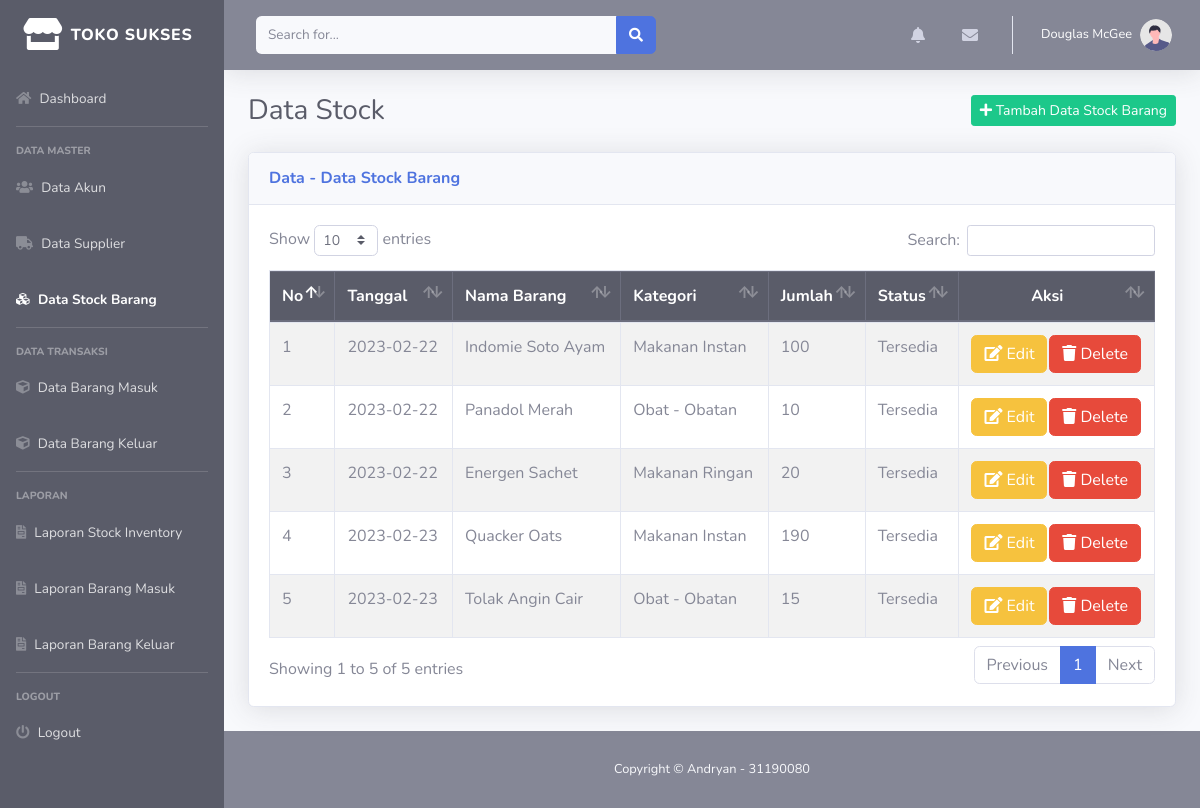
Screenshot of /stock.php (signed in) with the database file from the repository.
### tables this page shows
CREATE TABLE `data_stock` (
  `tanggal` date NOT NULL,
  `id_barang` int(11) NOT NULL,
  `nama_barang` varchar(45) NOT NULL,
  `kategori_barang` varchar(45) NOT NULL,
  `jumlah_stock` int(11) NOT NULL,
  `status_barang` varchar(45) NOT NULL
);

### stock.php (the view, shortened to what this page needs)
<?php
require 'function.php';
?>
<!DOCTYPE html>
<html lang="en">
<head>
    <link href="vendor/fontawesome-free/css/all.min.css" rel="stylesheet" type="text/css">
    <link href="css/sb-admin-2.min.css" rel="stylesheet">
    <link href="vendor/datatables/dataTables.bootstrap4.min.css" rel="stylesheet">
</head>
<body id="page-top">
    <div id="wrapper">
        <ul class="navbar-nav bg-dark sidebar sidebar-dark accordion" id="accordionSidebar">
            <a class="sidebar-brand d-flex align-items-center justify-content-center" href="index.php">
                <div class="sidebar-brand-icon">
                    <i class="fas fa-store"></i>
                </div>
                <div class="sidebar-brand-text mx-2">Toko Sukses</div>
            </a>
            <li class="nav-item">
                <a class="nav-link" href="index.php">
                    <i class="fas fa-home"></i>
                    <span>Dashboard</span></a>
            </li>
            <hr class="sidebar-divider">
            <div class="sidebar-heading">
                Data Master
            </div>
            <li class="nav-item">
                <a class="nav-link" href="akun.php">
                    <i class="fas fa-users"></i>
                    <span>Data Akun</span></a>
            </li>
            <li class="nav-item">
                <a class="nav-link" href="supplier.php">
                    <i class="fas fa-truck"></i>
                    <span>Data Supplier</span></a>
            </li>
            <li class="nav-item active">
                <a class="nav-link" href="stock.php">
                    <i class="fas fa-cubes"></i>
                    <span>Data Stock Barang</span></a>
            </li>
            <hr class="sidebar-divider">
            <div class="sidebar-heading">
                Data Transaksi
            </div>
            <li class="nav-item">
                <a class="nav-link" href="barang_masuk.php">
                    <i class="fas fa-cube"></i>
                    <span>Data Barang Masuk</span></a>
            </li>
            <li class="nav-item">
                <a class="nav-link" href="barang_keluar.php">
                    <i class="fas fa-cube"></i>
                    <span>Data Barang Keluar</span></a>
            </li>
            <hr class="sidebar-divider">
            <div class="sidebar-heading">
                Laporan
            </div>
            <li class="nav-item">
                <a class="nav-link" href="">
                    <i class="fas fa-file-invoice"></i>
                    <span>Laporan Stock Inventory</span></a>
            </li>
            <li class="nav-item">
                <a class="nav-link" href="">
                    <i class="fas fa-file-invoice"></i>
                    <span>Laporan Barang Masuk</span></a>
            </li>
            <li class="nav-item">
                <a class="nav-link" href="">
                    <i class="fas fa-file-invoice"></i>
                    <span>Laporan Barang Keluar</span></a>
            </li>
            <hr class="sidebar-divider">
            <div class="sidebar-heading">
                Logout
            </div>
            <li class="nav-item">
                <a class="nav-link" href="logout.php">
                    <i class="fas fa-power-off"></i>
                    <span>Logout</span></a>
            </li>
        </ul>
        <div id="content-wrapper" class="d-flex flex-column">
            <div id="content">
                <nav class="navbar navbar-expand navbar-light bg-secondary topbar mb-4 static-top shadow">
                    <form
                        class="d-none d-sm-inline-block form-inline mr-auto ml-md-3 my-2 my-md-0 mw-100 navbar-search">
                        <div class="input-group">
                            <input type="text" class="form-control bg-light border-0 small" placeholder="Search for..."
                                aria-label="Search" aria-describedby="basic-addon2">
                            <div class="input-group-append">
                                <button class="btn btn-primary" type="button">
                                    <i class="fas fa-search fa-sm"></i>
                                </button>
                            </div>
                        </div>
                    </form>
                    <ul class="navbar-nav ml-auto">
                        <li class="nav-item dropdown no-arrow mx-1">
                            <a class="nav-link dropdown-toggle" href="#" id="alertsDropdown" role="button"
                                data-toggle="dropdown" aria-haspopup="true" aria-expanded="false">
                                <i class="fas fa-bell fa-fw"></i>
                            </a>
                        </li>
                        <li class="nav-item dropdown no-arrow mx-1">
                            <a class="nav-link dropdown-toggle" href="#" id="messagesDropdown" role="button"
                                data-toggle="dropdown" aria-haspopup="true" aria-expanded="false">
                                <i class="fas fa-envelope fa-fw"></i>
                            </a>
                        </li>
                        <li class="nav-item dropdown no-arrow">
                            <a class="nav-link dropdown-toggle" href="#" id="userDropdown" role="button"
                                data-toggle="dropdown" aria-haspopup="true" aria-expanded="false">
                                <span class="mr-2 d-none d-lg-inline text-white small">Douglas McGee</span>
                                <img class="img-profile rounded-circle" src="img/undraw_profile.svg">
                            </a>
                        </li>
                    </ul>
                </nav>
                <div class="container-fluid">
                    <div class="d-sm-flex align-items-center justify-content-between mb-4">
                        <h2 class="h3 mb-0 text-gray-800">Data Stock</h2>
                        <button type="button" class="btn btn-success btn-sm" data-toggle="modal"
                            data-target="#addStockModal">
                            <i class="fas fa-plus"></i>
                            Tambah Data Stock Barang
                        </button>
                    </div>
                    <div class="card shadow mb-4">
                        <div class="card-header py-3">
                            <h6 class="m-0 font-weight-bold text-primary">Data - Data Stock Barang</h6>
                        </div>
                        <div class="card-body">
                            <div class="table-responsive table-striped">
                                <table class="table table-bordered" id="dataTable" width="100%" cellspacing="0">
                                    <thead class="thead-dark">
                                        <tr>
                                            <th>No</th>
                                            <th>Tanggal</th>
                                            <th>Nama Barang</th>
                                            <th>Kategori</th>
                                            <th>Jumlah</th>
                                            <th>Status</th>
                                            <th class="text-center">Aksi</th>
                                        </tr>
                                    </thead>
                                    <tbody>
                                        <?php
                                        $dataStock = mysqli_query($conn, "SELECT * FROM data_stock");
                                        $i = 1;
                                        while ($data = mysqli_fetch_array($dataStock)) {
                                            $idBarang = $data['id_barang'];
                                            $tanggal = $data['tanggal'];
                                            $namaBarang = $data['nama_barang'];
                                            $kategoriBarang = $data['kategori_barang'];
                                            $jumlahBarang = $data['jumlah_stock'];
                                            $statusBarang = $data['status_barang'];
                                            ?>
                                            <tr>
                                                <td>
                                                    <?= $i++; ?>
                                                </td>
                                                <td>
                                                    <?= $tanggal; ?>
                                                </td>
                                                <td>
                                                    <?= $namaBarang; ?>
                                                </td>
                                                <td>
                                                    <?= $kategoriBarang; ?>
                                                </td>
                                                <td>
                                                    <?= $jumlahBarang; ?>
                                                </td>
                                                <td>
                                                    <?= $statusBarang; ?>
                                                </td>
                                                <td class="d-sm-flex justify-content-around align-items-center">
                                                    <button type="button" class="btn btn-warning" data-toggle="modal"
                                                        data-target="#editStockModal<?= $idBarang ?>">
                                                        <i class="fas fa-edit"></i> Edit
                                                    </button>
                                                    <button type="button" class="btn btn-danger" data-toggle="modal"
                                                        data-target="#deleteStockModal<?= $idBarang ?>">
                                                        <i class="fas fa-trash"></i> Delete
                                                    </button>
                                                </td>
                                            </tr>
                                            <?php
                                        }
                                        ?>
                                    </tbody>
                                </table>
                            </div>
                        </div>
                    </div>
                </div>
            </div>
            <footer class="sticky-footer bg-secondary">
                <div class="container my-0">
                    <div class="copyright text-center my-auto">
                        <span class="text-light">Copyright &copy; Andryan - 31190080</span>
                    </div>
                </div>
            </footer>
        </div>
    </div>
</body>
</html>

### rows the page displays
data_stock: tanggal "2023-02-22", nama_barang "Indomie Soto Ayam", kategori_barang "Makanan Instan", jumlah_stock "100", status_barang "Tersedia"
data_stock: tanggal "2023-02-22", nama_barang "Panadol Merah", kategori_barang "Obat - Obatan", jumlah_stock "10", status_barang "Tersedia"
data_stock: tanggal "2023-02-22", nama_barang "Energen Sachet", kategori_barang "Makanan Ringan", jumlah_stock "20", status_barang "Tersedia"
data_stock: tanggal "2023-02-23", nama_barang "Quacker Oats", kategori_barang "Makanan Instan", jumlah_stock "190", status_barang "Tersedia"
data_stock: tanggal "2023-02-23", nama_barang "Tolak Angin Cair", kategori_barang "Obat - Obatan", jumlah_stock "15", status_barang "Tersedia"
